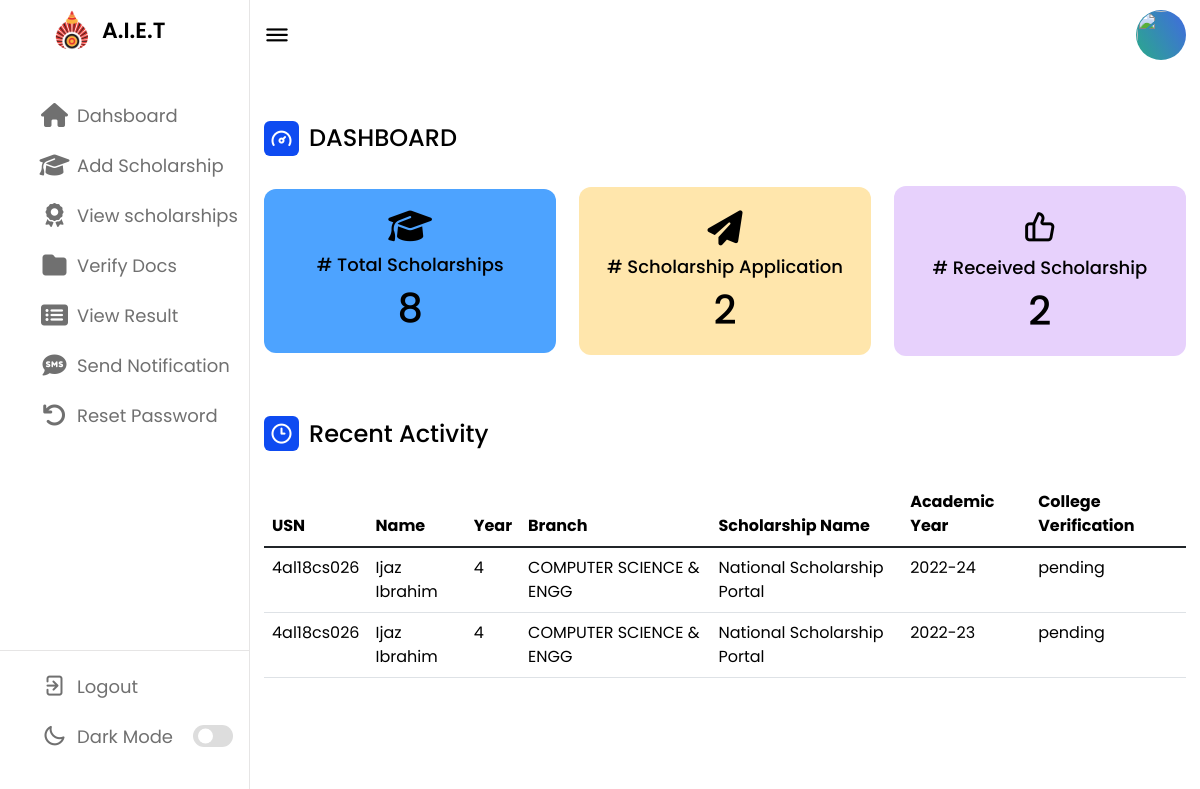
Screenshot of /Admin_Dashboard_Panel/admin-profile.php (signed in) with the database file from the repository.
### tables this page shows
CREATE TABLE `upload_sch_docs` (
  `uid` int(11) NOT NULL,
  `usn` varchar(100) NOT NULL,
  `sch_name` varchar(100) DEFAULT NULL,
  `sch_applied_year` varchar(15) DEFAULT NULL,
  `govt_id` varchar(100) DEFAULT NULL,
  `file1_type` varchar(50) DEFAULT NULL,
  `file1_size` int(11) DEFAULT NULL,
  `file1` mediumblob DEFAULT NULL,
  `domicile` varchar(100) DEFAULT NULL,
  `file2_type` varchar(50) DEFAULT NULL,
  `file2_size` int(11) DEFAULT NULL,
  `file2` mediumblob DEFAULT NULL,
  `income` varchar(100) DEFAULT NULL,
  `file3_type` varchar(50) DEFAULT NULL,
  `file3_size` int(11) DEFAULT NULL,
  `file3` mediumblob DEFAULT NULL,
  `pwd` varchar(100) DEFAULT NULL,
  `file4_type` varchar(50) DEFAULT NULL,
  `file4_size` int(11) DEFAULT NULL,
  `file4` mediumblob DEFAULT NULL,
  `bonafide` varchar(100) DEFAULT NULL,
  `file5_type` varchar(50) DEFAULT NULL,
  `file5_size` int(11) DEFAULT NULL,
  `file5` mediumblob DEFAULT NULL,
  `caste` varchar(100) DEFAULT NULL,
  `file6_type` varchar(50) DEFAULT NULL,
  `file6_size` int(11) DEFAULT NULL,
  `file6` mediumblob DEFAULT NULL,
  `parent_aadhar` varchar(100) DEFAULT NULL,
  `file7_type` varchar(50) DEFAULT NULL,
  `file7_size` int(11) DEFAULT NULL,
  `file7` mediumblob DEFAULT NULL,
  `passbook` varchar(100) DEFAULT NULL,
  `file8_type` varchar(50) DEFAULT NULL,
  `file8_size` int(11) DEFAULT NULL,
  `file8` mediumblob DEFAULT NULL,
  `clg_fee` varchar(100) DEFAULT NULL,
  `file9_type` varchar(50) DEFAULT NULL,
  `file9_size` int(11) DEFAULT NULL,
  `file9` mediumblob DEFAULT NULL,
  `sslc_puc` varchar(100) DEFAULT NULL,
  `file10_type` varchar(50) DEFAULT NULL,
  `file10_size` int(11) DEFAULT NULL,
  `file10` mediumblob DEFAULT NULL,
  `sem_marks` varchar(100) DEFAULT NULL,
  `file11_type` varchar(50) DEFAULT NULL,
  `file11_size` int(11) DEFAULT NULL,
  `file11` mediumblob DEFAULT NULL,
  `diploma` varchar(100) DEFAULT NULL,
  `file12_type` varchar(50) DEFAULT NULL,
  `file12_size` int(11) DEFAULT NULL,
  `file12` mediumblob DEFAULT NULL,
  `self_decl` varchar(100) DEFAULT NULL,
  `file13_type` varchar(50) DEFAULT NULL,
  `file13_size` int(11) DEFAULT NULL,
  `file13` mediumblob DEFAULT NULL,
  `ration` varchar(100) DEFAULT NULL,
  `file14_type` varchar(50) DEFAULT NULL,
  `file14_size` int(11) DEFAULT NULL,
  `file14` mediumblob DEFAULT NULL,
  `is_received` text DEFAULT 'pending',
  `is_verified` varchar(50) NOT NULL DEFAULT 'pending',
  `created_at` timestamp NOT NULL DEFAULT current_timestamp()
);

CREATE TABLE `users` (
  `id` int(11) NOT NULL,
  `username` varchar(100) NOT NULL,
  `passwd` varchar(100) NOT NULL,
  `first_name` varchar(100) NOT NULL,
  `last_name` varchar(100) NOT NULL,
  `gender` text NOT NULL,
  `caste` varchar(20) NOT NULL,
  `email` varchar(100) NOT NULL,
  `dept` text NOT NULL,
  `year` tinyint(4) NOT NULL,
  `semester` int(11) NOT NULL,
  `section` char(1) NOT NULL,
  `phone` char(10) NOT NULL,
  `created_at` timestamp NOT NULL DEFAULT current_timestamp() ON UPDATE current_timestamp()
);

### Admin_Dashboard_Panel/admin-profile.php (the view, shortened to what this page needs)
<?php
include("admin-layout.php");
require_once("../db/config.php");
$sql1 = "SELECT * FROM `upload_sch_docs` t1 INNER JOIN users t2 ON t2.username = t1.usn ORDER BY t1.created_at DESC;";
$query = $link->query($sql1);
$sql2 = "SELECT COUNT(*) FROM scholarship_details;";
$result2 = $link->query($sql2);
$sql3 = "SELECT COUNT(*) FROM upload_sch_docs ORDER BY created_at DESC;";
$result3 = $link->query($sql3);
$sql4 = "SELECT COUNT(*) FROM sch_receipt_proof WHERE is_received = 'yes';";
$result4 = $link->query($sql4);
?>
<div class="dash-content">
    <div class="overview">
        <div class="title">
            <i class="uil uil-tachometer-fast-alt"></i>
            <span class="text">DASHBOARD</span>
        </div>
        <div class="boxes">
            <div class="box box1">
                <i class="mb-2 mt-1 fa fa-graduation-cap" aria-hidden="true"></i>
                <span class="text"># Total Scholarships</span>
                <span class="number"><?php foreach ($result2 as $res) echo $res['COUNT(*)']; ?></span>
            </div>
            <div class="box box2">
                <i class="my-2 fa fa-paper-plane" aria-hidden="true"></i>
                <span class="text"># Scholarship Application</span>
                <span class="number"><?php foreach ($result3 as $res) echo $res['COUNT(*)']; ?></span>
            </div>
            <div class="box box3">
                <i class="uil uil-thumbs-up"></i>
                <span class="text"># Received Scholarship</span>
                <span class="number"><?php foreach ($result4 as $res) echo $res['COUNT(*)']; ?></span>
            </div>
        </div>
    </div>
    <div class="activity">
        <div class="title">
            <i class="uil uil-clock-three"></i>
            <span class="text">Recent Activity</span>
        </div>
        <table class="table table-hover">
            <thead>
                <tr>
                    <th scope="col"><label>USN</label></th>
                    <th scope="col"><label>Name</label></th>
                    <th scope="col"><label>Year</label></th>
                    <th scope="col"><label>Branch</label></th>
                    <th scope="col"><label>Scholarship Name</label></th>
                    <th scope="col"><label>Academic Year</label></th>
                    <th scope="col"><label>College Verification</label></th>
                </tr>
            </thead>
            <tbody>
                <?php
                while ($row = mysqli_fetch_array($query)) { ?>
                    <tr>
                        <td><label><?php echo $row['username']; ?></label></td>
                        <td><label><?php echo $row['first_name'];
                                    echo $row['last_name']; ?></label></td>
                        <td><label><?php echo $row['year']; ?></label></td>
                        <td><label><?php echo $row['dept']; ?></label></td>
                        <td><label><?php echo $row['sch_name']; ?></label></td>
                        <td><label><?php echo $row['sch_applied_year']; ?></label></td>
                        <td><label><?php echo $row['is_verified']; ?></label></td>
                    </tr>
                <?php } ?>
            </tbody>
        </table>
    </div>
</div>

### assets/style/style_admin.css (style rules this page uses)
* { margin: 0; padding: 0; box-sizing: border-box; font-family: 'Poppins', sans-serif; }
:root { --primary-color: #0E4BF1; --panel-color: #FFF; --text-color: #000; --black-light-color: #707070; --border-color: #e6e5e5; --toggle-color: #DDD; --box1-color: #4DA3FF; --box2-color: #FFE6AC; --box3-color: #E7D1FC; --title-icon-color: #fff; --tran-05: all 0.5s ease; --tran-03: all 0.3s ease; --tran-03: all 0.2s ease; }
body { min-height: 100vh; background-color: var(--primary-color); }
label, body.dark .nav-links li a:hover i, body.dark .nav-links li a:hover .link-name { color: var(--text-color); }
.dashboard .dash-content { padding-top: 50px; }
.dash-content .title { display: flex; align-items: center; margin: 60px 0 30px 0; }
.dash-content .title i { position: relative; height: 35px; width: 35px; background-color: var(--primary-color); border-radius: 6px; color: var(--title-icon-color); display: flex; align-items: center; justify-content: center; font-size: 24px; }
.dash-content .title .text { font-size: 24px; font-weight: 500; color: var(--text-color); margin-left: 10px; }
.dash-content .boxes { display: flex; align-items: center; justify-content: space-between; flex-wrap: wrap; }
.dash-content .boxes .box { display: flex; flex-direction: column; align-items: center; border-radius: 12px; width: calc(100% / 3 - 15px); padding: 15px 20px; background-color: var(--box1-color); transition: var(--tran-05); }
.boxes .box i { font-size: 35px; color: var(--text-color); }
.boxes .box .text { white-space: nowrap; font-size: 18px; font-weight: 500; color: var(--text-color); }
.boxes .box .number { font-size: 40px; font-weight: 500; color: var(--text-color); }
.boxes .box.box2 { background-color: var(--box2-color); }
.boxes .box.box3 { background-color: var(--box3-color); }

### rows the page displays
upload_sch_docs: users.username "4al18cs026", users.first_name "Ijaz", users.last_name "Ibrahim", users.year "4", users.dept "COMPUTER SCIENCE & ENGG", sch_name "National Scholarship Portal", sch_applied_year "2022-24", is_verified "pending"
upload_sch_docs: users.username "4al18cs026", users.first_name "Ijaz", users.last_name "Ibrahim", users.year "4", users.dept "COMPUTER SCIENCE & ENGG", sch_name "National Scholarship Portal", sch_applied_year "2022-23", is_verified "pending"

### other values shown
$res['COUNT(*)'] "8"
$res['COUNT(*)'] "2"
